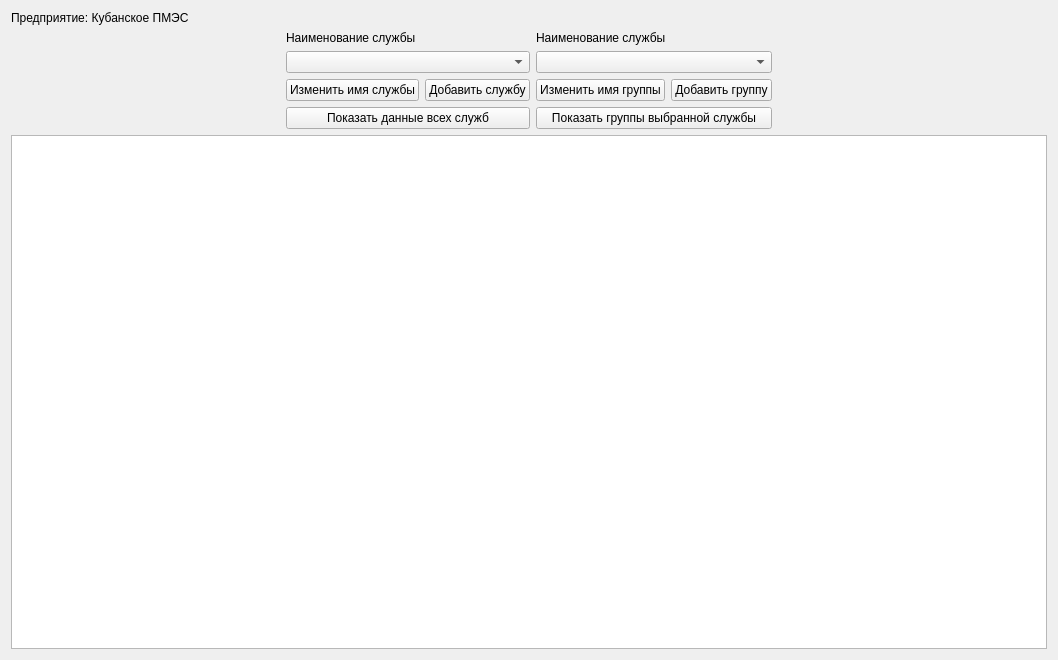
<?xml version="1.0" encoding="UTF-8"?>
<ui version="4.0">
 <class>ServiceReportsWidget</class>
 <widget class="QWidget" name="ServiceReportsWidget">
  <property name="geometry">
   <rect>
    <x>0</x>
    <y>0</y>
    <width>1058</width>
    <height>660</height>
   </rect>
  </property>
  <property name="windowTitle">
   <string>Form</string>
  </property>
  <layout class="QVBoxLayout" name="verticalLayout_4">
   <item>
    <layout class="QVBoxLayout" name="verticalLayout_3">
     <item>
      <widget class="QLabel" name="label_company_name">
       <property name="text">
        <string>Предприятие: Кубанское ПМЭС</string>
       </property>
      </widget>
     </item>
     <item>
      <layout class="QHBoxLayout" name="horizontalLayout_3">
       <item>
        <spacer name="horizontalSpacer_3">
         <property name="orientation">
          <enum>Qt::Orientation::Horizontal</enum>
         </property>
         <property name="sizeHint" stdset="0">
          <size>
           <width>40</width>
           <height>20</height>
          </size>
         </property>
        </spacer>
       </item>
       <item>
        <layout class="QVBoxLayout" name="verticalLayout">
         <item>
          <widget class="QLabel" name="label_sirvice_list_title">
           <property name="text">
            <string>Наименование службы</string>
           </property>
          </widget>
         </item>
         <item>
          <widget class="QComboBox" name="comboBox_service_list"/>
         </item>
         <item>
          <layout class="QHBoxLayout" name="horizontalLayout">
           <item>
            <widget class="QPushButton" name="pushButton_change_service_name">
             <property name="text">
              <string>Изменить имя службы</string>
             </property>
            </widget>
           </item>
           <item>
            <widget class="QPushButton" name="pushButton_add_service">
             <property name="text">
              <string>Добавить службу</string>
             </property>
            </widget>
           </item>
          </layout>
         </item>
         <item>
          <widget class="QPushButton" name="pushButton_show_all_services">
           <property name="text">
            <string>Показать данные всех служб</string>
           </property>
          </widget>
         </item>
        </layout>
       </item>
       <item>
        <layout class="QVBoxLayout" name="verticalLayout_2">
         <item>
          <widget class="QLabel" name="label_group_list_title">
           <property name="text">
            <string>Наименование службы</string>
           </property>
          </widget>
         </item>
         <item>
          <widget class="QComboBox" name="comboBox_group_list"/>
         </item>
         <item>
          <layout class="QHBoxLayout" name="horizontalLayout_2">
           <item>
            <widget class="QPushButton" name="pushButton_change_group_name">
             <property name="text">
              <string>Изменить имя группы</string>
             </property>
            </widget>
           </item>
           <item>
            <widget class="QPushButton" name="pushButton_add_group">
             <property name="text">
              <string>Добавить группу</string>
             </property>
            </widget>
           </item>
          </layout>
         </item>
         <item>
          <widget class="QPushButton" name="pushButton_show_all_groups">
           <property name="text">
            <string>Показать группы выбранной службы</string>
           </property>
          </widget>
         </item>
        </layout>
       </item>
       <item>
        <spacer name="horizontalSpacer_2">
         <property name="orientation">
          <enum>Qt::Orientation::Horizontal</enum>
         </property>
         <property name="sizeHint" stdset="0">
          <size>
           <width>40</width>
           <height>20</height>
          </size>
         </property>
        </spacer>
       </item>
      </layout>
     </item>
     <item>
      <widget class="QTableWidget" name="tableWidget_service_data_table"/>
     </item>
    </layout>
   </item>
  </layout>
 </widget>
 <resources/>
 <connections/>
</ui>
